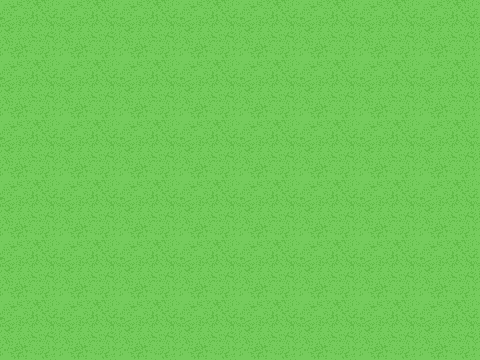

Below is a game level as drawn by its tile map, then a one-line description and the .tmx file that defines it, in full:
An orthogonal 8x6 tile map with 60x60 px tiles, 1 tile layer (Terrain Layer), 2 tilesets and 9 objects.

<map version="1.0" orientation="orthogonal" renderorder="right-down" width="8" height="6" tilewidth="60" tileheight="60" nextobjectid="78">
 <tileset firstgid="1" name="placeholder_spritesheet_01" tilewidth="60" tileheight="60" tilecount="25" columns="5">
  <image source="../Resources/placeholder_spritesheet_01.png" width="300" height="300" />
  <terraintypes>
   <terrain name="New Terrain" tile="-1" />
  </terraintypes>
  <tile id="13" terrain=",,,0" />
  <tile id="14" terrain=",,0," />
  <tile id="18" terrain=",0,,0" />
  <tile id="19" terrain="0,,0," />
  <tile id="23" terrain=",0,," />
  <tile id="24" terrain="0,,," />
 </tileset>
 <tileset firstgid="26" name="Sprites" tilewidth="1" tileheight="1" tilecount="0" columns="0" />
 <layer name="Terrain Layer" width="8" height="6">
  <data encoding="csv">
1,1,1,1,1,1,1,1,
1,1,1,1,1,1,1,1,
1,1,1,1,1,1,1,1,
1,1,1,1,1,1,1,1,
1,1,1,1,1,1,1,1,
1,1,1,1,1,1,1,1
</data>
 </layer>
 <objectgroup name="Ground Layer">
  <object id="63" gid="24" x="165" y="315" width="60" height="60" />
  <object id="64" gid="25" x="225" y="315" width="60" height="60" />
 </objectgroup>
 <objectgroup name="Ground Layer Collision">
  <object id="74" x="211" y="256" width="51.6667" height="25" />
 </objectgroup>
 <objectgroup name="Elevated Layer">
  <object id="70" gid="19" x="165" y="255" width="60" height="60" />
  <object id="71" gid="20" x="225" y="255" width="60" height="60" />
  <object id="72" gid="14" x="165" y="195" width="60" height="60" />
  <object id="73" gid="15" x="225" y="195" width="60" height="60" />
 </objectgroup>
 <objectgroup name="Elevated Layer Collision">
  <object id="75" x="219.667" y="227.333" width="27.6667" height="28.6667" />
  <object id="77" x="191.333" y="152.667" width="82.3333" height="77.3333">
   <ellipse />
  </object>
 </objectgroup>
</map>
